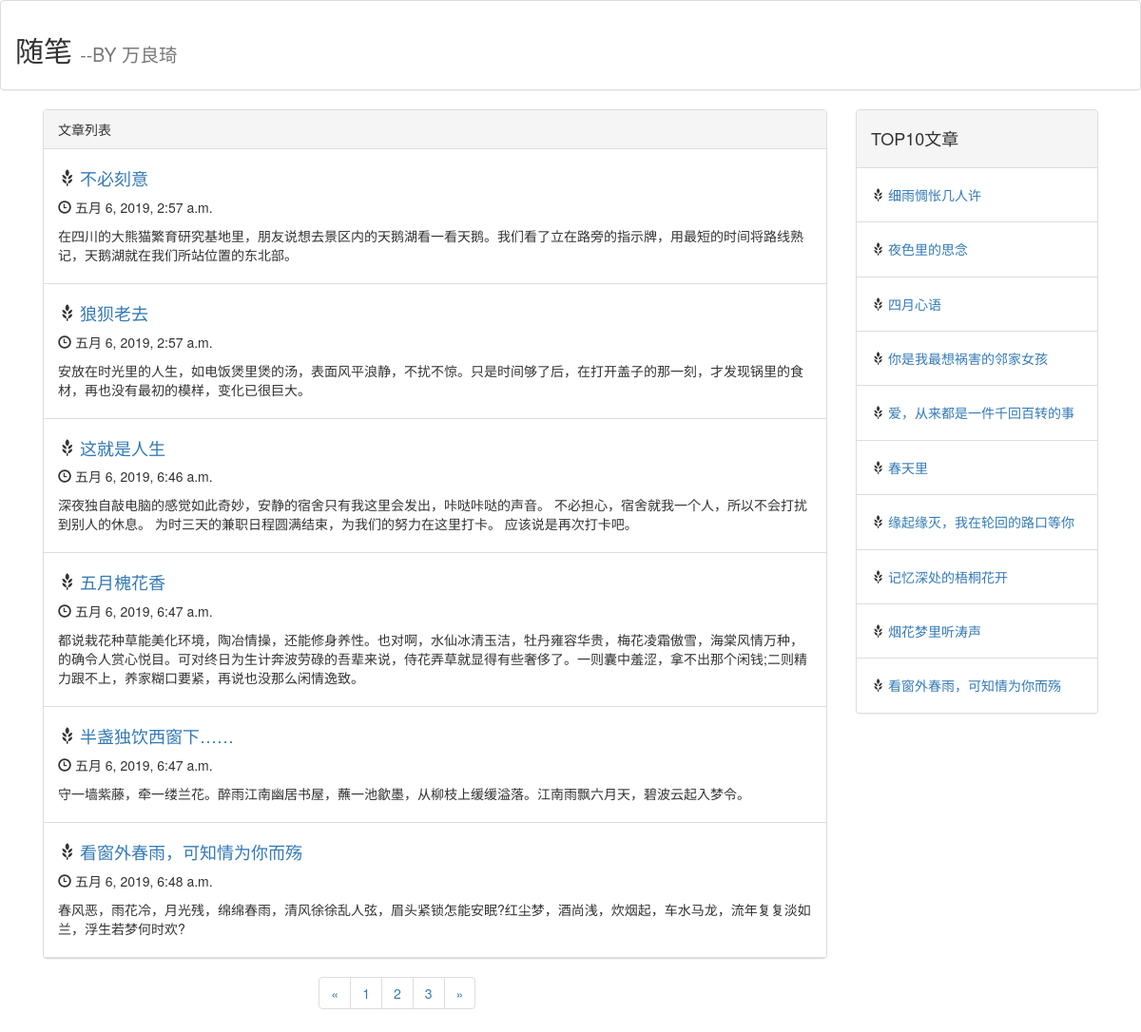
The app's page /blog/index with its own data.
### blog/models.py (models this page shows, shortened)
class Article(models.Model):
    article_id = models.AutoField(primary_key=True)
    title = models.CharField(max_length=64)
    brief_content = models.TextField()
    content = models.TextField()
    publish_date = models.DateTimeField(auto_now=True)

### blog/views.py (the view)
# urls.py: path('index', blog.views.get_index_page),
def get_index_page(request):
    page = request.GET.get('page')
    if page:
        page = int(page)
    else:
        page = 1
    all_article = Article.objects.all()
    top10_article_list = Article.objects.order_by('-publish_date')[:10]
    paginator = Paginator(all_article, 6)
    page_num = paginator.num_pages
    page_article_list = paginator.page(page)
    if page_article_list.has_next():
        next_page = page + 1
    else:
        next_page = page
    if page_article_list.has_previous():
        previous_page = page - 1
    else:
        previous_page = page
    return render(request, 'blog/index.html',
                  {'articles': page_article_list, 'page_num': range(1, page_num + 1), 'curr_page': page,
                   'next_page': next_page, 'previous_page': previous_page, 'top10_article_list': top10_article_list})

### blog/templates/blog/index.html (shortened to what this page needs)
<!DOCTYPE html>
<html lang="en">
<head>
    <link rel="stylesheet" href="https://cdn.jsdelivr.net/npm/bootstrap@3.3.7/dist/css/bootstrap.min.css"
>
</head>
<body>
<div class="panel panel-default">
    <div class="panel-body">
        <h2>随笔
            <small>--BY 万良琦</small>
        </h2>
    </div>
</div>
<div class="container page-body">
    <div class="col-md-9" role="main">
        <div class="panel panel-default">
            <div class="panel-heading">文章列表</div>
            <ul class="list-group">
                {% for article in articles %}
                    <li class="list-group-item">
                        <h4><span class="glyphicon glyphicon-grain"
                                  aria-hidden="true"></span> <a
                                href="detail/{{ article.article_id }}">{{ article.title }}
                        </a></h4>
                        <p><span class="glyphicon glyphicon-time" aria-hidden="true"></span> {{ article.publish_date }}
                        </p>
                        <p>{{ article.brief_content }}</p>
                    </li>
                {% endfor %}
            </ul>
            <div class="body-footer">
                <div class="col-md-3 col-md-offset-4">
                    <nav aria-label="Page navigation">
                        <ul class="pagination">
                            <li>
                                <a href="/blog/index?page={{ previous_page }}" aria-label="Previous">
                                    <span aria-hidden="true">&laquo;</span>
                                </a>
                            </li>
                            {% for num in page_num %}
                                <li><a href="/blog/index?page={{ num }}">{{ num }}</a></li>
                            {% endfor %}
                            <li>
                                <a href="/blog/index?page={{ next_page }}" aria-label="Next">
                                    <span aria-hidden="true">&raquo;</span>
                                </a>
                            </li>
                        </ul>
                    </nav>
                </div>
            </div>
        </div>
    </div>
    <div class="col-md-3" role="complementary">
        <div class="panel panel-default">
            <div class="panel-heading"><h4>TOP10文章</h4></div>
            <ul class="list-group">
                {% for article in top10_article_list %}
                    <li class="list-group-item">
                        <h5><span class="glyphicon glyphicon-grain"
                                  aria-hidden="true"></span> <a
                                href="detail/{{ article.article_id }}">{{ article.title }}</a></h5>
                    </li>
                {% endfor %}
            </ul>
        </div>
    </div>
</div>
</body>
</html>

### records on screen
Article: title "不必刻意", publish_date "五月 6, 2019, 2:57 a.m.", brief_content "在四川的大熊猫繁育研究基地里，朋友说想去景区内的天鹅湖看一看天鹅。我们看了立在路旁的指示牌，用最短的时间将路线熟记，天鹅湖就在我们所站位置的东北部。"
Article: title "狼狈老去", publish_date "五月 6, 2019, 2:57 a.m.", brief_content "安放在时光里的人生，如电饭煲里煲的汤，表面风平浪静，不扰不惊。只是时间够了后，在打开盖子的那一刻，才发现锅里的食材，再也没有最初的模样，变化已很巨大。"
Article: title "这就是人生", publish_date "五月 6, 2019, 6:46 a.m.", brief_content "深夜独自敲电脑的感觉如此奇妙，安静的宿舍只有我这里会发出，咔哒咔哒的声音。 不必担心，宿舍就我一个人，所以不会打扰到别人的休息。 为时三天的兼职日程圆满结束，为我们的努力在这里打卡。 应该说是再次打卡吧。"
Article: title "五月槐花香", publish_date "五月 6, 2019, 6:47 a.m.", brief_content "都说栽花种草能美化环境，陶冶情操，还能修身养性。也对啊，水仙冰清玉洁，牡丹雍容华贵，梅花凌霜傲雪，海棠风情万种，的确令人赏心悦目。可对终日为生计奔波劳碌的吾辈来说，侍花弄草就显得有些奢侈了。一则囊中羞涩，拿不出那个闲钱;二则精力跟不上，养家糊口要紧，再说也没那么闲情逸致。"
Article: title "半盏独饮西窗下……", publish_date "五月 6, 2019, 6:47 a.m.", brief_content "守一墙紫藤，牵一缕兰花。醉雨江南幽居书屋，蘸一池歙墨，从柳枝上缓缓溢落。江南雨飘六月天，碧波云起入梦令。"
Article: title "看窗外春雨，可知情为你而殇", publish_date "五月 6, 2019, 6:48 a.m.", brief_content "春风恶，雨花冷，月光残，绵绵春雨，清风徐徐乱人弦，眉头紧锁怎能安眠?红尘梦，酒尚浅，炊烟起，车水马龙，流年复复淡如兰，浮生若梦何时欢?"
Article: title "细雨惆怅几人许"
Article: title "夜色里的思念"
Article: title "四月心语"
Article: title "你是我最想祸害的邻家女孩"
Article: title "爱，从来都是一件千回百转的事"
Article: title "春天里"
Article: title "缘起缘灭，我在轮回的路口等你"
Article: title "记忆深处的梧桐花开"
Article: title "烟花梦里听涛声"

### other values on screen
{{ num }} "1" "2" "3"
